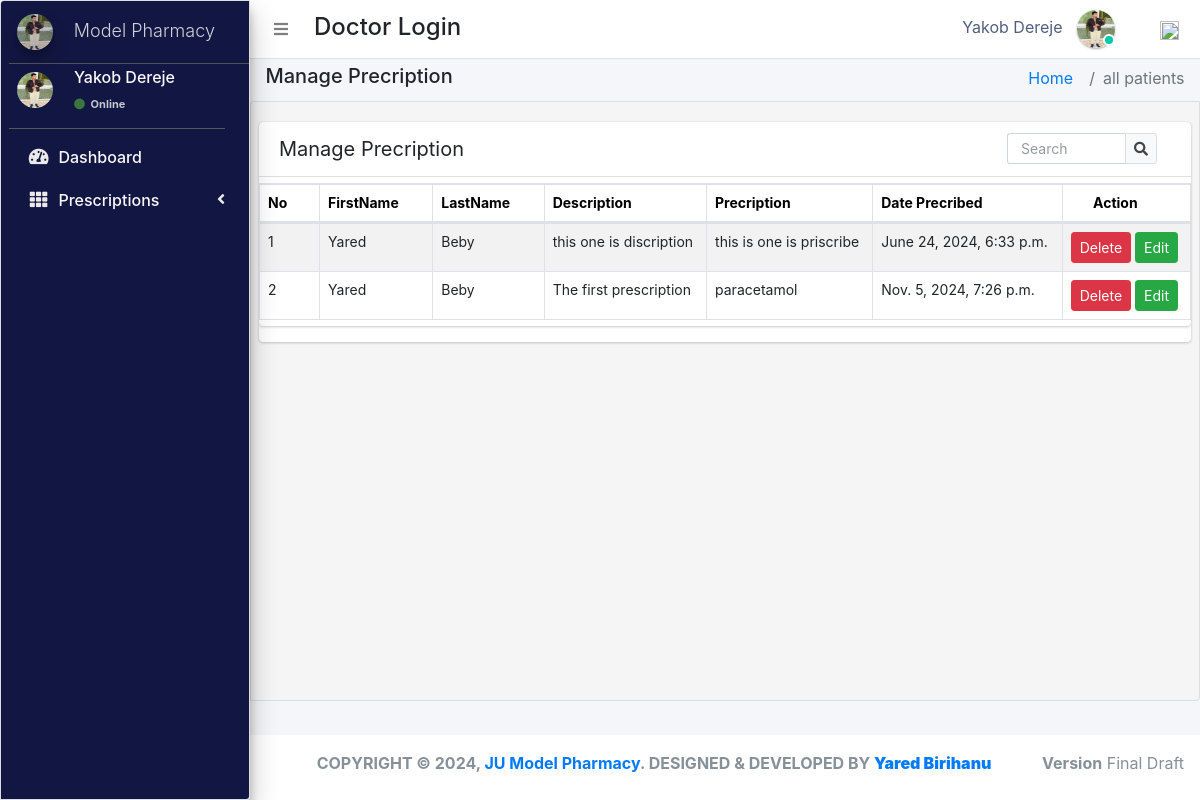
The page /manage_prescription_doctor/ (signed in) on the database its author committed.
### pharmacy/models.py (models this page shows, shortened)
class CustomUser(AbstractUser):
    user_type_data = ((1, "AdminHOD"), (2, "Pharmacist"), (3, "Doctor"), (4, "PharmacyClerk"),(5, "Patients"))
    user_type = models.CharField(default=1, choices=user_type_data, max_length=10)

class Doctor(models.Model):
    gender_category=(
        ('Male','Male'),
        ('Female','Female'),
    )
    admin = models.OneToOneField(CustomUser,null=True, on_delete = models.CASCADE)
    emp_no=models.CharField(max_length=100,null=True,blank=True)
    first_name=models.CharField(max_length=100,null=True, blank=True)
    last_name=models.CharField(max_length=100,null=True, blank=True)
    age = models.IntegerField(default=0, blank=True, null=True)
    gender=models.CharField(max_length=100,null=True,choices=gender_category)
    mobile=models.CharField(max_length=10,null=True,blank=True)
    address=models.CharField(max_length=300,null=True,blank=True)
    profile_pic=models.ImageField(default="doctor.png",null=True,blank=True)
    created_at = models.DateTimeField(auto_now_add=True)
    updated_at = models.DateTimeField(auto_now=True)
    objects = models.Manager()

class Prescription(models.Model):
    patient_id = models.ForeignKey(Patients,null=True, on_delete=models.SET_NULL)
    description=models.TextField(null=True)
    prescribe=models.CharField(max_length=100,null=True)
    date_precribed=models.DateTimeField(auto_now_add=True, auto_now=False)

class Patients(models.Model):
    gender_category=(
        ('Male','Male'),
        ('Female','Female'),
    )
    admin = models.OneToOneField(CustomUser,null=True, on_delete = models.CASCADE)
    reg_no=models.CharField(max_length=30,null=True,blank=True,unique=True)
    gender=models.CharField(max_length=7,null=True,blank=True,choices=gender_category)
    first_name=models.CharField(max_length=20,null=True,blank=True)
    last_name=models.CharField(max_length=20,null=True,blank=True)
    dob=models.DateTimeField(auto_now_add= False, auto_now=False,null=True,blank=True)
    phone_number=models.CharField(max_length=10,null=True,blank=True)
    profile_pic=models.ImageField(default="patient.jpg",null=True,blank=True)
    age = models.IntegerField(default=0, blank=True, null=True)
    address=models.CharField(max_length=300,null=True,blank=True)
    date_admitted=models.DateTimeField(auto_now_add=True, auto_now=False)
    last_updated = models.DateTimeField(auto_now_add=False, auto_now=True)

### pharmacy/DoctorViews.py (the view)
# urls.py: path('manage_prescription_doctor/',DoctorViews.managePrescription,name='manage_precrip_doctor'),
def managePrescription(request):
    precrip=Prescription.objects.all()
    patient = Patients.objects.all()
    context={
        "prescrips":precrip,
        "patient":patient
    }
    return render(request,'doctor_templates/manage_prescription.html' ,context)

### pharmacy/templates/doctor_templates/manage_prescription.html (shortened to what this page needs)
{% extends 'doctor_templates/base_template.html'%} {% block page_title %}
<h5>Manage Precription</h5>
{% endblock page_title %} {% block link %}
<li class="breadcrumb-item active">all patients </li>
{% endblock link %} {% block main_content %}
<section class="content">
    <div class="row">
        <div class="col-md-12">
            <div class="card card-primry  sc">
                <div class="card card-primar sc">
                    <div class="card-header">
                        <span>Manage Precription</span>
                        <div class="card-tools d-flex">
                            <form role="form" method="POST" action="" enctype="multipart/form-data" class="mr-4 mt-1">
                                <div class="input-group input-group-sm" style="width: 150px;">
                                    <input type="text" name="search" class="form-control float-right" placeholder="Search">
                                    <div class="input-group-append">
                                        <button type="submit" class="btn btn-default"><i class="fas fa-search"></i></button>
                                    </div>
                                </div>
                            </form>
                        </div>
                    </div>
                    <table class="table table-bordered table-hover dataTable">
                        <thead>
                            <tr>
                                <th>No</th>
                                <th>FirstName</th>
                                <th>LastName</th>
                                <th>Description</th>
                                <th>Precription</th>
                                <th>Date Precribed</th>
                                <th class="text-center">Action</th>
                            </tr>
                        </thead>
                        <tbody>
                            {% for prescrip in prescrips %}
                            <tr class="hov">
                                <td>{{forloop.counter}}</td>
                                <td>{{prescrip.patient_id.first_name}}</td>
                                <td>{{prescrip.patient_id.last_name}}</td>
                                <td>{{prescrip.description}}</td>
                                <td>{{prescrip.prescribe}}</td>
                                <td>{{prescrip.date_precribed}}</td>
                                <td><a href="{% url 'doctor_prescrip_delete' prescrip.id %}" class="btn btn-sm btn-danger">Delete</a>
                                    <a href="{% url 'doctor_prescrip_edit' prescrip.id  %}" class="btn btn-sm btn-success">Edit</a></td>
                            </tr>
                            {% endfor %}
                        </tbody>
                    </table>
                </div>
            </div>
        </div>
</section>
{% endblock %}

### pharmacy/templates/doctor_templates/base_template.html (shortened to what this page needs)
{% extends 'base_file.html' %} {% block htm %}
<body class="hold-transition sidebar-mini layout-fixed">
    <div class="wrapper">
        <nav class="main-header navbar navbar-expand navbar-white navbar-light">
            <ul class="navbar-nav">
                <li class="nav-item">
                    <a class="nav-link" data-widget="pushmenu" href="#" role="button"><i class="fas fa-bars"></i></a>
                </li>
            </ul>
            <h4 style="margin-left: 10px; margin-top: 5px;">Doctor Login </h4>
            <ul class="navbar-nav ml-auto">
                <li class="mx-3">
                    <a href="#" class="sm-submenu-with-image a">
                        <span>{{user.first_name}}  {{user.last_name}}</span>
                        <img src="{{request.user.doctor.profile_pic.url}}" class="img-circle elevation-1" width="38" height="38" alt="">
                        <span class="avatar-status avatar-sm-status avatar-status-success"></span>
                    </a>
                </li>
                <li class="nav-item dropdown ml-3 low">
                    <a href="#" class="btn btn-outlined btn-black text-muted bg-transparent " data-toggle="dropdown" aria-expanded="false" data-wow-delay="0.7s"><img src="https://img.icons8.com/ios/50/000000/settings.png" width="19" height="19">
                    </a>
                </li>
            </ul>
        </nav>
        {% include 'doctor_templates/sidebar.html'%}
        <div class="content-wrapper">
            <div class="content-header">
                <div class="container-fluid">
                    <div class="row ">
                        <div class="col-sm-6">
                            <h1 class="m-0 text-dark">
                                {% block page_title %} {% endblock page_title %}
                            </h1>
                        </div>
                        <div class="col-sm-6">
                            <ol class="breadcrumb float-sm-right">
                                <li class="breadcrumb-item"><a href="{% url 'doctor_home' %}">Home</a></li>
                                {% block link %} {% endblock link %}
                            </ol>
                        </div>
                    </div>
                </div>
            </div>
            {% block main_content %} {% endblock main_content %}
        </div>
        {% include 'hod_templates/footer.html'%}
    </div>
    {% endblock htm %}

### pharmacy/templates/doctor_templates/sidebar.html (shortened to what this page needs)
<aside class="main-sidebar sidebar-dark-primary elevation-4">
    <a href="" class="brand-link ml-2">
        <img src="{{request.user.doctor.profile_pic.url}}" alt="" width="36" height="36" class=" img-circle elevation-3" style="opacity: .8">
        <span class="brand-text font-weight-light mt-1 ml-3 mmust">Model Pharmacy</span>
    </a>
    <div class="sidebar">
        <div class="user-panel mr-3">
            <div class="pull-left image ml-2">
                <img src="{{request.user.doctor.profile_pic.url}}" width="36" height="36" class="img-circle mt-2" alt="User Image">
            </div>
            <div class="pull-left info">
                <p>{{user.first_name}} {{user.last_name}}</p>
                <a href="#"><i class="fa fa-circle text-success "></i> Online</a>
            </div>
        </div>
        <nav class="mt-2">
            <ul class="nav nav-pills nav-sidebar flex-column" data-widget="treeview" role="menu" data-accordion="false">
                <li class="nav-item">
                    <a href="{% url  'doctor_home' %}" class="nav-link">
                        <i class="nav-icon fas fa-tachometer-alt"></i>
                        <p>
                            Dashboard
                        </p>
                    </a>
                </li>
                <li class="nav-item">
                    <a href="#" class="nav-link">
                        <i class="nav-icon fas fa-th"></i>
                        <p>
                            Prescriptions
                            <i class="right fas fa-angle-left"></i>
                        </p>
                    </a>
                </li>
            </ul>
        </nav>
    </div>
</aside>

### static/css/main.css (style rules this page uses)
html { font-family: sans-serif; line-height: 1.15; -webkit-text-size-adjust: 100%; -webkit-tap-highlight-color: transparent; }
body { overflow-y: hidden; overflow-x: hidden; font-family: -apple-system, BlinkMacSystemFont, "Segoe UI", Roboto, "Helvetica Neue", Arial, "Noto Sans", sans-serif, "Apple Color Emoji", "Segoe UI Emoji", "Segoe UI Symbol", "Noto Color Emoji" !important; }
th { color: rgb(0, 0, 0); font-size: 14px !important; }
.content { background-color: #f5f5f5; border: 1px solid #dddddd; border-radius: 4px 0px 4px 0px; left: -1px; padding: 10px 7px 5px; }
.main-sidebar { background: #ffffff; border: 1px solid #dddddd; border-radius: 4px 0px 4px 0px; font-weight: bold; }
.content { height: 75vh; overflow-y: scroll; overflow-x: hidden; }
.sc { white-space: nowrap; display: block; overflow-x: hidden !important; }
.content .row { margin-top: 20px !important; }
.main-sidebar { background-color: #121642 !important; color: white !important; }
.main-sidebar p { color: #f8f8f8 !important; font-weight: 500 !important }
.main-sidebar i { color: rgb(235, 233, 233) !important; }
td { font-size: 14px !important; }
.hov { transition: transform .5s; }
.avatar-status { position: absolute; bottom: 12px; right: 75.4px; display: -ms-inline-flexbox; display: inline-flex; -ms-flex-negative: 0; flex-shrink: 0; -ms-flex-pack: center; justify-content: center; -ms-flex-align: center; align-items: center; white-space: nowrap; text-align: center; vertical-align: baseline; font-weight: 600; border: .125rem solid #fff; width: 12px; height: 12px; line-height: 1; font-size: .71094rem; border-radius: 50%; }
.avatar-status-success { color: #fff; background-color: #00c9a7; }
.card-header span { font-size: 20px !important; }
.table>tbody>tr>td, .table>tbody>tr>th, .table>tfoot>tr>td, .table>tfoot>tr>th, .table>thead>tr>td, .table>thead>tr>th { padding: 8px; line-height: 1.42857143; vertical-align: top; }
.pull-left { float: left; }
.pull-left { float: left!important; }
.user-panel>.info { padding: 5px 5px 5px 15px; line-height: 1; position: absolute; left: 55px; }
.user-panel>.info>p { font-weight: 600; margin-bottom: 9px; }
p { margin: 0 0 10px; }
.user-panel { padding-bottom: 20px; }
.user-panel:after { clear: both; }
.user-panel:before, .user-panel:after { content: " "; display: table; }
.user-panel>.info>a>.fa, .user-panel>.info>a>.ion, .user-panel>.info>a>.glyphicon { margin-right: 3px; }
.fa-circle { color: #3c763d !important; }
.user-panel i { color: #3c763d !important; }
.user-panel>.info>a { text-decoration: none; padding-right: 5px; margin-top: 3px; font-size: 11px; overflow: hidden; white-space: nowrap; }
.mmust { overflow: hidden; white-space: nowrap; font-size: 18px; }
.table { background: white !important; }
.container-fluid { width: 100%; padding-right: 15px; padding-left: 15px; margin-right: auto; margin-left: auto; }
.row { display: flex; flex-wrap: wrap; margin-right: -15px; margin-left: -15px; }
.d-flex { display: flex !important; z-index: 44; }
.d-flex { display: flex !important; }
input { text-indent: 5px !important; }
input::placeholder { text-indent: 5px !important; }
.table tbody tr:nth-of-type(odd) { background-color: rgba(0, 0, 0, .05) !important; }
.table tbody tr:nth-of-type(odd) { background-color: rgba(197, 197, 197, 0.05) !important; }
.img-circle { border-radius: 50%; }
.content-wrapper .content-header { padding: 5px 0.5rem !important; }

### static/css/profile.css (style rules this page uses)
li { list-style-type: none ! }
.form-control { font-size: .875rem; }
.input-group { transition: all .15s ease; border-radius: .375rem; box-shadow: none; }
.input-group .form-control { box-shadow: none; }
.input-group .form-control:not(:last-child) { padding-right: 0; border-right: 0; }
.navbar-nav span { color: #525f7f !important; margin-right: 10px !important; }
body { font-family: 'Rubik', sans-serif; height: 100% !important; }
input { text-indent: 5px !important; }
input::placeholder { text-indent: 5px !important; }
.table tbody tr:nth-of-type(odd) { background-color: rgba(0, 0, 0, .05) !important; }

### rows shown on the page
CustomUser: first_name "Yakob", last_name "Dereje", user.doctor.profile_pic (picture)
Prescription: patient_id.first_name "Yared", patient_id.last_name "Beby", description "this one is discription", prescribe "this is one is priscribe", date_precribed "June 24, 2024, 6:33 p.m."
Prescription: patient_id.first_name "Yared", patient_id.last_name "Beby", description "The first prescription", prescribe "paracetamol", date_precribed "Nov. 5, 2024, 7:26 p.m."
